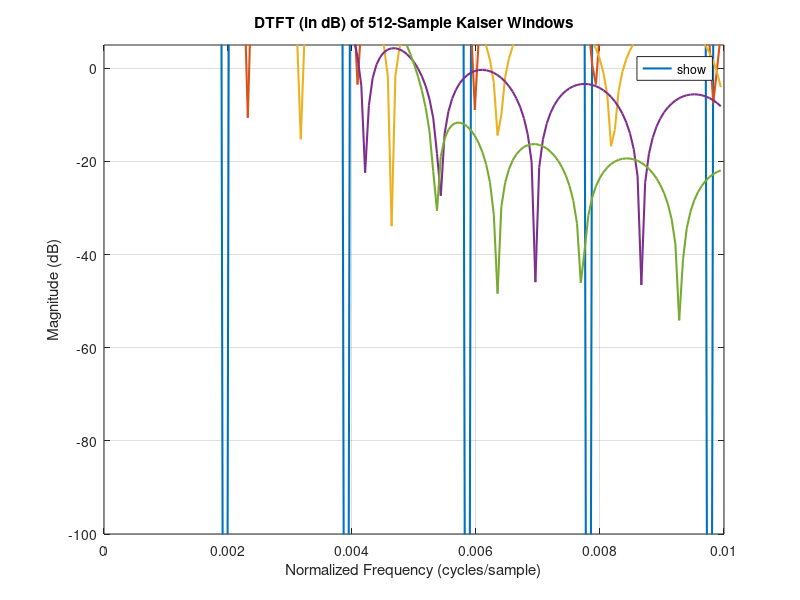
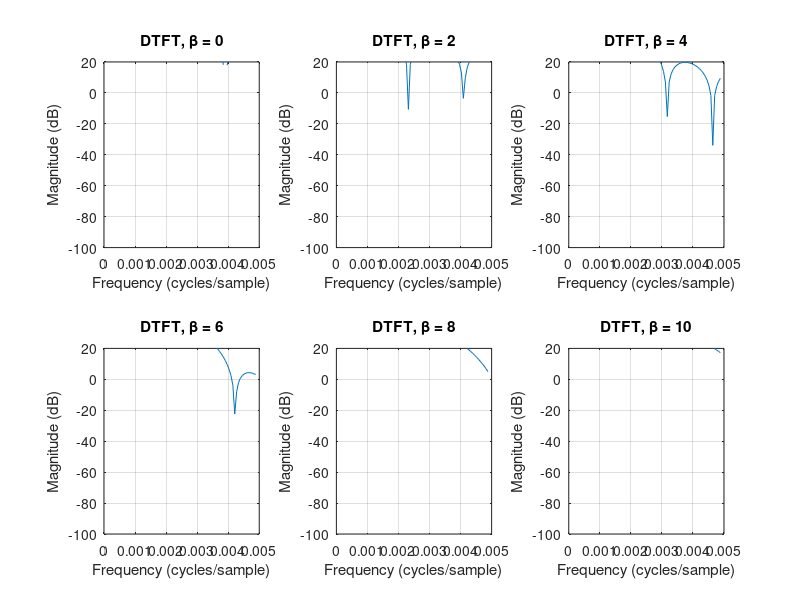
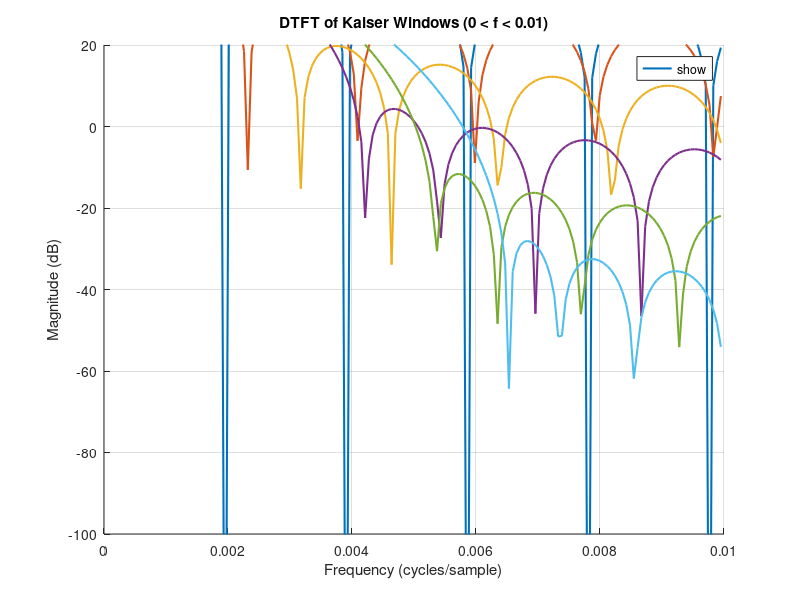
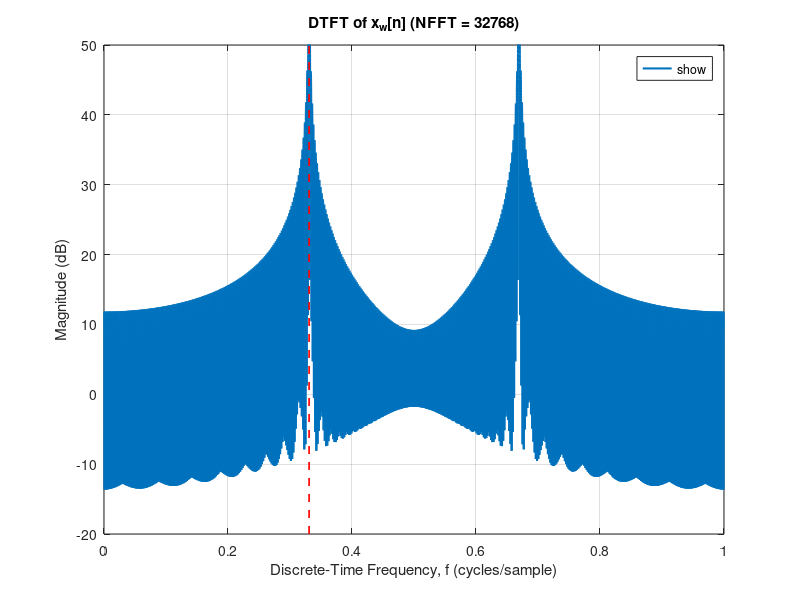

Source code (MATLAB) for these figures, in order: (Note: this script raises an error after producing the figures.)
%% (b) Plot DTFT of 512-sample Kaiser windows
%clear; clc; close all;

N = 512;                      % Window length
beta_values = [0 2 4 6 8];    % Kaiser window shape parameters
NFFT = 16*1024;               % Large FFT size (16k) to approximate DTFT

figure('Name','DTFT of Kaiser Windows','NumberTitle','off');
hold on; grid on; box on;
colors = lines(length(beta_values));  % Distinct plot colors
legend_entries = cell(size(beta_values));

for i = 1:length(beta_values)
    beta = beta_values(i);
    w = kaiser(N, beta);      % 512-sample Kaiser window
    
    % Compute the "DTFT" via an NFFT-point FFT
    Wf = fft(w, NFFT);        
    % Frequency axis in cycles/sample, from 0 to 1
    f = (0:NFFT-1)/NFFT;      
    
    % Convert magnitude to dB, adding a small epsilon to avoid log(0)
    Wf_dB = 20*log10(abs(Wf)+0.00000000000000001);
    
    % Plot only the low-frequency region: 0 <= f < 0.01
    fmax = 0.01; 
    idx = f < fmax;  % indices for frequencies up to 0.01
    plot(f(idx), Wf_dB(idx), 'LineWidth', 1.5, ...
         'Color', colors(i,:), ...
         'DisplayName', sprintf('\\beta = %g', beta));
    
    legend_entries{i} = sprintf('\\beta = %g', beta);
end

xlabel('Normalized Frequency (cycles/sample)');
ylabel('Magnitude (dB)');
title('DTFT (in dB) of 512-Sample Kaiser Windows');
legend('show','Location','Best');
xlim([0 0.01]);    % Zoom in to the specified frequency range
ylim([-100 5]);    % Adjust dB range as desired
hold off;

%% 
% Generate Kaiser windows and compute their DTFTs
betas = [0, 2, 4, 6, 8, 10];
N_FFT = 16384; % 16k FFT
f = (0:N_FFT-1)/N_FFT; % Frequency axis in cycles/sample

figure;
for i = 1:length(betas)
    w = kaiser(512, betas(i)); % Generate Kaiser window
    W = fft(w, N_FFT); % Compute FFT
    W_mag_dB = 20*log10(abs(W)); % Convert to dB
    
    subplot(2, 3, i);
    plot(f(1:N_FFT/200), W_mag_dB(1:N_FFT/200)); % Plot 0 < f < 0.01
    title(['DTFT, \beta = ', num2str(betas(i))]);
    xlabel('Frequency (cycles/sample)');
    ylabel('Magnitude (dB)');
    grid on;
    ylim([-100 20]); % Adjust dB range for clarity
end
%% 2b (All plots on one figure)
samp = 512;
beta = [0, 2, 4, 6, 8, 10];
NFFT = 16*1024; % 16384-point FFT
colors = lines(length(beta)); % Distinct colors for each beta

figure;
hold on;

for i = 1:length(beta)
    % Generate Kaiser window and compute FFT
    w = kaiser(samp, beta(i));
    w_fft = fft(w, NFFT);
    f = linspace(0, 1, NFFT); 
    
    % Convert to dB (avoid log(0))
    w_fft_dB = 20 * log10(abs(w_fft) + 1e-9); 
    
    % Plot for 0 < f < 0.01 cycles/sample
    idx = f <= 0.01; 
    plot(f(idx), w_fft_dB(idx), 'LineWidth', 1.5, ...
        'Color', colors(i,:), 'DisplayName', ['\beta = ', num2str(beta(i))]);
end

hold off;

% Formatting
xlim([0, 0.01]);
ylim([-100, 20]);
xlabel('Frequency (cycles/sample)');
ylabel('Magnitude (dB)');
title('DTFT of Kaiser Windows (0 < f < 0.01)');
legend('show', 'Location', 'best');
grid on;
%% Problem 3(a): DTFT of Windowed Cosine Signal
%clear; clc; close all;

% Parameters
A = 3.7;          % Amplitude (V)
f0 = 0.3308;      % Normalized frequency (cycles/sample)
N = 512;          % Number of samples
NFFT = 32768;     % FFT size for DTFT approximation

% Generate x_w[n] = A*cos(2πf0n) for n = 0,1,...,511
n = 0:N-1;        % Time indices
x_w = A * cos(2*pi*f0*n); % Windowed cosine signal

% Compute DTFT via 32768-point FFT
Xw = fft(x_w, NFFT); 
Xw_mag_dB = 20*log10(abs(Xw) + 1e-9); % Magnitude in dB (avoid log(0))

% Frequency axis (0 to 1 cycles/sample)
f = linspace(0, 1, NFFT);

% Plot
figure;
plot(f, Xw_mag_dB, 'LineWidth', 1.5);
xlabel('Discrete-Time Frequency, f (cycles/sample)');
ylabel('Magnitude (dB)');
title('DTFT of x_w[n] (NFFT = 32768)');
grid on;
xlim([0 1]);      % Full frequency range
ylim([-20 50]);   % Adjusted for visibility

% Highlight leakage around f0
hold on;
plot([f0 f0], ylim, '--r', 'LineWidth', 1.2, 'DisplayName', 'f_0 = 0.3308');
legend('show', 'Location', 'northeast');
hold off;
%%
% Define parameters
A = 3.7;          % Amplitude in volts
f0 = 0.3308;      % Normalized frequency
N = 512;          % Number of samples in x_w[n]
Nfft = 32768;     % FFT size for detailed spectrum

% Generate the signal x_w[n] for n = 0 to 511
n = 0:N-1;
x_w = A * cos(2 * pi * f0 * n);

% Compute the 32768-point FFT of x_w[n]
X_w = fft(x_w, Nfft);

% Compute the magnitude in decibels (dB)
mag_dB = 20 * log10(abs(X_w));

% Generate the frequency axis (normalized frequency)
f = (0:Nfft-1)/Nfft;

% Extract the positive frequency range (0 to 0.5)
f_plot = f(1:Nfft/2 + 1);
mag_dB_plot = mag_dB(1:Nfft/2 + 1);

% Create the plot
figure;
plot(f_plot, mag_dB_plot);
xlabel('Discrete-time frequency f');
ylabel('Magnitude (dB)');
title('Spectrum of x_w[n] using 32768-point FFT');
grid on;
%% 
%% Problem 3(b): DTFT vs. 512-point DFT Comparison
clear; clc; close all;

% Parameters
A = 3.7;          % Amplitude (V)
f0 = 0.3308;      % Normalized frequency (cycles/sample)
N = 512;          % Number of samples
NFFT = 32768;     % FFT size for DTFT approximation

% Generate x_w[n] = A*cos(2πf0n) for n = 0,1,...,511
n = 0:N-1;        
x_w = A * cos(2*pi*f0*n);

% Compute DTFT (32768-point FFT)
Xw_DTFT = fft(x_w, NFFT);
Xw_DTFT_dB = 20*log10(abs(Xw_DTFT) + 1e-9); % Magnitude in dB
f_DTFT = linspace(0, 1, NFFT);              % DTFT frequency axis

% Compute 512-point DFT
Xw_DFT = fft(x_w);                          % 512-point FFT
Xw_DFT_dB = 20*log10(abs(Xw_DFT) + 1e-9);  % Magnitude in dB
f_DFT = (0:N-1)/N;                         % DFT frequency axis

% Plot DTFT and DFT
figure;
plot(f_DTFT, Xw_DTFT_dB, 'LineWidth', 1.5, 'DisplayName', 'DTFT (32768-point FFT)');
hold on;
plot(f_DFT, Xw_DFT_dB, 'ro', 'MarkerSize', 5, 'DisplayName', '512-point DFT');
xlim([0.30 0.35]);                         % Zoom to 0.30 < f < 0.35
ylim([0 60]);                              % Adjusted for amplitude visibility

% Theoretical peak amplitude (A*N/2 in linear scale)
peak_expected_linear = A * N / 2;          % Expected peak magnitude
peak_expected_dB = 20*log10(peak_expected_linear); % ~59.53 dB

% Annotate actual amplitude and frequency
plot([f0 f0], ylim, '--k', 'LineWidth', 1.2, 'DisplayName', 'f_0 = 0.3308');
plot(xlim, [peak_expected_dB peak_expected_dB], '--m', 'LineWidth', 1.2, ...
    'DisplayName', 'Expected Peak (59.53 dB)');

xlabel('Discrete-Time Frequency, f (cycles/sample)');
ylabel('Magnitude (dB)');
title('DTFT vs. 512-point DFT of x_w[n] (0.30 < f < 0.35)');
legend('show', 'Location', 'northeast');
grid on;
hold off;
%%
%% Problem 3(a) and 3(b): DTFT and DFT Comparison
A = 3.7;          % Amplitude (V)
f0 = 0.3308;      % Normalized frequency (cycles/sample)
N = 512;          % Number of samples
NFFT = 32768;     % FFT size for DTFT approximation

% Generate x_w[n] = A*cos(2πf0n) for n = 0,1,...,511
n = linspace(0, N-1, N);
x_w = A * cos(2*pi*f0*n);

% Compute DTFT (32768-point FFT)
fft_x_w = fft(x_w, NFFT);
fft_x_w_dB = 20 * log10(abs(fft_x_w) + 1e-13); % Magnitude in dB (avoid log(0))

% Frequency axis for DTFT
f_DTFT = linspace(0, 1, NFFT);

% Compute 512-point DFT
fft_x_w_DFT = fft(x_w);                      % 512-point FFT
fft_x_w_DFT_dB = 20 * log10(abs(fft_x_w_DFT) + 1e-13); % Magnitude in dB
f_DFT = (0:N-1)/N;                           % DFT frequency axis

% Plot DTFT and DFT
figure;
hold on;

% Plot DTFT
plot(f_DTFT, fft_x_w_dB, 'LineWidth', 1.5, 'DisplayName', 'DTFT (32768-point FFT)');

% Plot DFT points
plot(f_DFT, fft_x_w_DFT_dB, 'ro', 'MarkerSize', 5, 'DisplayName', '512-point DFT');

% Highlight f0
plot([f0 f0], ylim, '--r', 'LineWidth', 1.2, 'DisplayName', 'f_0 = 0.3308');

% Theoretical peak amplitude (A*N/2 in linear scale)
peak_expected_linear = A * N / 2;            % Expected peak magnitude
peak_expected_dB = 20*log10(peak_expected_linear); % ~59.53 dB

% Annotate expected peak amplitude
plot(xlim, [peak_expected_dB peak_expected_dB], '--m', 'LineWidth', 1.2, ...
    'DisplayName', 'Expected Peak (59.53 dB)');

% Formatting
xlim([0.30 0.35]);                           % Zoom to 0.30 < f < 0.35
ylim([0 60]);                                % Adjusted for amplitude visibility
xlabel('Discrete-Time Frequency, f (cycles/sample)');
ylabel('Magnitude (dB)');
title('DTFT vs. 512-point DFT of x_w[n] (0.30 < f < 0.35)');
legend('show', 'Location', 'northeast');
grid on;
hold off;

%% 3b, copied 3a code
fprintf('NEW INSTANCE \n');

A = 3.7;
f0 = 0.3308;
N = 512; 
NFFT = 32768;
n = linspace(0, N-1, N);
x_w = A * cos(2*pi*f0*n);

% Compute DTFT (32768-point FFT)
fft_x_w = fft(x_w, NFFT);
fft_x_w_dB = 20 * log10(abs(fft_x_w) + 1e-13); % Magnitude in dB

% Frequency axis for DTFT
f_DTFT = linspace(0, 1, NFFT);

% Plot DTFT
figure;
hold on;
plot(f_DTFT, fft_x_w_dB, 'LineWidth', 1.5, 'DisplayName', 'DTFT (32768-point FFT)');
ylim([-20 60]);
xlim([0.30 0.35]);
plot([f0 f0], ylim, '--r', 'DisplayName', 'f_0 = 0.3308'); % Highlight f0

% Compute 512-point DFT
fft_x_w_DFT = fft(x_w); % 512-point FFT
fft_x_w_DFT_dB = 20 * log10(abs(fft_x_w_DFT) + 1e-13); % Magnitude in dB

% Frequency axis for DFT (using linspace)
f_DFT = linspace(0, 1, N); % Correct frequency axis for DFT

% Plot DFT points
plot(f_DFT, fft_x_w_DFT_dB, 'ro', 'MarkerSize', 6, 'DisplayName', '512-point DFT');

% Formatting
ylim([-20 60]);
xlim([0.30 0.35]);
xlabel('Discrete-Time Frequency, f (cycles/sample)');
ylabel('Magnitude (dB)');
title('DTFT vs. 512-point DFT of x_w[n] (0.30 < f < 0.35)');
legend('show', 'Location', 'northeast');
grid on;
hold off;

%% Problem 3(c): DTFT and DFT with Kaiser Window (β=8)
%clear; clc; close all;

% Parameters
A = 3.7;          % Amplitude (V)
f0 = 0.3308;      % Normalized frequency (cycles/sample)
N = 512;          % Number of samples
NFFT = 32768;     % FFT size for DTFT approximation
beta = 8;         % Kaiser window parameter

% Generate original signal x[n]
n = 0:N-1;
x = A * cos(2*pi*f0*n);

% Generate Kaiser window and apply it
w = kaiser(N, beta);        % 512-point Kaiser window (β=8)
x_w_windowed = x .* w';     % Windowed signal (element-wise multiplication)

% Compute DTFT (32768-point FFT)
Xw_DTFT = fft(x_w_windowed, NFFT);
Xw_DTFT_dB = 20*log10(abs(Xw_DTFT) + 1e-13); % Magnitude in dB

% Compute 512-point DFT
Xw_DFT = fft(x_w_windowed);                % 512-point FFT
Xw_DFT_dB = 20*log10(abs(Xw_DFT) + 1e-13); % Magnitude in dB

% Frequency axes
f_DTFT = linspace(0, 1, NFFT);            % DTFT frequency axis
f_DFT = (0:N-1)/N;                        % DFT frequency axis

% Calculate expected peak using coherent gain
coherent_gain = sum(w)/N;                 % Coherent gain of the window
peak_expected_linear = A * coherent_gain * N/2; % Expected peak magnitude
peak_expected_dB = 20*log10(peak_expected_linear);

% Plot
figure;
hold on;
plot(f_DTFT, Xw_DTFT_dB, 'LineWidth', 1.5, 'DisplayName', 'DTFT (32768-point FFT)');
plot(f_DFT, Xw_DFT_dB, 'ro', 'MarkerSize', 5, 'DisplayName', '512-point DFT');
plot([f0 f0], ylim, '--r', 'LineWidth', 1.2, 'DisplayName', 'f_0 = 0.3308');
plot(xlim, [peak_expected_dB peak_expected_dB], '--m', 'LineWidth', 1.2, ...
    'DisplayName', ['Expected Peak (', num2str(peak_expected_dB, '%.1f'), ' dB)']);

% Formatting
xlim([0.30 0.35]);
ylim([-100 60]); % Adjusted to show reduced side-lobes
xlabel('Discrete-Time Frequency, f (cycles/sample)');
ylabel('Magnitude (dB)');
title('DTFT vs. 512-point DFT of Windowed x_w[n] (β=8, 0.30 < f < 0.35)');
legend('show', 'Location', 'northeast');
grid on;
hold off;
%% Problem 4: Frequency and Amplitude Analysis
%clear; clc; close all;

% =============================================
% Step 1: Load Data from hw4data.txt
% =============================================
current_folder = 'C:\Users\vifro\OneDrive\Documents\MATLAB'; 
file_name = 'hw4data.txt';
file_path = fullfile(current_folder, file_name);

% Load data
if exist(file_path, 'file') == 2
    x = load(file_path); 
    x = x(:); % Ensure column vector
    fprintf('Data loaded: %d samples\n', length(x));
else
    error('File "%s" not found in folder: %s', file_name, current_folder);
end

% =============================================
% Step 2: Signal Parameters
% =============================================
Fs = 75000;           % Sampling frequency (75 ksps)
N = length(x);        % 512 samples
NFFT = 32768;         % Zero-padded FFT size for high resolution

% =============================================
% Step 3: Apply Window and Compute FFT
% =============================================
win = hann(N);        % Hann window to reduce leakage
x_win = x .* win;     % Windowed signal

% Compute FFT
X_win = fft(x_win, NFFT);
X_win_mag = abs(X_win); 
X_win_dB = 20*log10(X_win_mag + eps); % Avoid log(0)

% Frequency axis (Hz)
f = (0:NFFT-1)*(Fs/NFFT); 

% =============================================
% Step 4: Find Peaks with Interpolation
% =============================================
% --- Larger signal (9-10 kHz) ---
f_range1 = [9000, 10000];
idx1 = find(f >= f_range1(1) & f <= f_range1(2));
[~, max_idx1] = max(X_win_dB(idx1));
% Quadratic interpolation around the peak
if max_idx1 > 1 && max_idx1 < length(idx1)
    y = X_win_dB(idx1(max_idx1-1:max_idx1+1));
    p = polyfit((-1:1)', y, 2);
    delta = -p(2)/(2*p(1));
    f1 = f(idx1(max_idx1)) + delta*(Fs/NFFT);
else
    f1 = f(idx1(max_idx1));
end

% --- Smaller signal (11-12 kHz) ---
f_range2 = [11000, 12000];
idx2 = find(f >= f_range2(1) & f <= f_range2(2));
[~, max_idx2] = max(X_win_dB(idx2));
% Quadratic interpolation around the peak
if max_idx2 > 1 && max_idx2 < length(idx2)
    y = X_win_dB(idx2(max_idx2-1:max_idx2+1));
    p = polyfit((-1:1)', y, 2);
    delta = -p(2)/(2*p(1));
    f2 = f(idx2(max_idx2)) + delta*(Fs/NFFT);
else
    f2 = f(idx2(max_idx2));
end

% =============================================
% Step 5: Calculate Amplitudes (Volts Peak)
% =============================================
coherent_gain = sum(win); % Hann window compensation
A1 = 2 * interp1(f, X_win_mag, f1, 'spline') / coherent_gain; 
A2 = 2 * interp1(f, X_win_mag, f2, 'spline') / coherent_gain;

% =============================================
% Step 6: Plot and Results
% =============================================
figure;
plot(f, X_win_dB, 'LineWidth', 1.5);
xlim([8000 13000]);
xlabel('Frequency (Hz)');
ylabel('Magnitude (dB)');
title('Spectrum of Windowed Signal (Hann Window)');
grid on;
hold on;
plot(f1, interp1(f, X_win_dB, f1, 'spline'), 'ro', 'MarkerSize', 8, 'DisplayName', 'Larger Signal');
plot(f2, interp1(f, X_win_dB, f2, 'spline'), 'go', 'MarkerSize', 8, 'DisplayName', 'Smaller Signal');
legend('show');

% Display results
fprintf('=============================================\n');
fprintf('Larger signal frequency: \t%.1f Hz (Target: 9-10 kHz)\n', f1);
fprintf('Smaller signal frequency: \t%.1f Hz (Target: 11-12 kHz)\n', f2);
fprintf('Larger signal amplitude: \t%.2f V (peak)\n', A1);
fprintf('Smaller signal amplitude: \t%.2f V (peak)\n', A2);
fprintf('=============================================\n');

%%

fprintf('NEW INSTANCE \n');
% =============================================
% Step 1: Load Data from hw4data.txt
% =============================================
current_folder = 'C:\Users\vifro\OneDrive\Documents\MATLAB'; 
file_name = 'hw4data.txt';
file_path = fullfile(current_folder, file_name);

% Load data
if exist(file_path, 'file') == 2
    x = load(file_path); 
    x = x(:); % Ensure column vector
    fprintf('Data loaded: %d samples\n', length(x));
else
    error('File "%s" not found in folder: %s', file_name, current_folder);
end


% =============================================
% Step 2: Signal Parameters
% =============================================

Fs = 75000;           % Sampling frequency (75 ksps)
N = length(x);        % 512 samples
NFFT = 32768;         % Zero-padded FFT size for high resolution

% =============================================
% Step 3: Apply Kaiser Window and Compute FFT
% =============================================
beta = 10;             % Kaiser window parameter (controls sidelobe suppression)
win = kaiser(N, beta); % Generate Kaiser window
x_win = x .* win;     % Windowed signal

% Compute FFT
X_win = fft(x_win, NFFT);
X_win_mag = abs(X_win); 
X_win_dB = 20*log10(X_win_mag + eps); % Avoid log(0)

% Frequency axis (Hz)
f = (0:NFFT-1)*(Fs/NFFT); 

% =============================================
% Step 4: Find Peaks with Interpolation
% =============================================
% --- Larger signal (9-10 kHz) ---
f_range1 = [9000, 10000];
idx1 = find(f >= f_range1(1) & f <= f_range1(2));
[~, max_idx1] = max(X_win_dB(idx1));
f1 = f(idx1(max_idx1)); % Directly use bin frequency

% --- Smaller signal (11-12 kHz) ---
f_range2 = [11000, 12000];
idx2 = find(f >= f_range2(1) & f <= f_range2(2));
[~, max_idx2] = max(X_win_dB(idx2));
f2 = f(idx2(max_idx2)); % Directly use bin frequency

% =============================================
% Step 5: Calculate Amplitudes (No Spline Interpolation)
% =============================================
coherent_gain = sum(win); % Window compensation factor
A1 = 2 * X_win_mag(idx1(max_idx1)) / coherent_gain; % Use peak bin magnitude
A2 = 2 * X_win_mag(idx2(max_idx2)) / coherent_gain;

% =============================================
% Step 6: Plot and Results
% =============================================
figure;
plot(f, X_win_dB, 'LineWidth', 1.5);
xlim([8000 13000]); ylim([-100 60]);
xlabel('Frequency (Hz)'); ylabel('Magnitude (dB)');
title('Spectrum (Kaiser Window, \beta=10)');
grid on; hold on;
plot(f1, X_win_dB(idx1(max_idx1)), 'ro', 'MarkerSize', 8, 'DisplayName', 'Larger Signal');
plot(f2, X_win_dB(idx2(max_idx2)), 'go', 'MarkerSize', 8, 'DisplayName', 'Smaller Signal');
legend('show', 'Location', 'northeast');

% Display results
fprintf('=============================================\n');
fprintf('Larger signal frequency: \t%.1f Hz (Accuracy: ±%.1f Hz)\n', f1, Fs/NFFT);
fprintf('Smaller signal frequency: \t%.1f Hz (Accuracy: ±%.1f Hz)\n', f2, Fs/NFFT);
fprintf('Larger signal amplitude: \t%.2f V (peak)\n', A1);
fprintf('Smaller signal amplitude: \t%.2f V (peak)\n', A2);
fprintf('=============================================\n');
%% Problem 4: Frequency and Amplitude Analysis with Multiple Kaiser Windows
clear; clc; close all;

% =============================================
% Step 1: Load Data from hw4data.txt
% =============================================
current_folder = 'C:\Users\vifro\OneDrive\Documents\MATLAB'; 
file_name = 'hw4data.txt';
file_path = fullfile(current_folder, file_name);

% Load data
if exist(file_path, 'file') == 2
    x = load(file_path); 
    x = x(:); % Ensure column vector
    fprintf('Data loaded: %d samples\n', length(x));
else
    error('File "%s" not found in folder: %s', file_name, current_folder);
end

% =============================================
% Step 2: Signal Parameters
% =============================================
Fs = 75000;           % Sampling frequency (75 ksps)
N = length(x);        % 512 samples
NFFT = 32768;         % Zero-padded FFT size for high resolution

% Frequency axis (Hz)
f = (0:NFFT-1)*(Fs/NFFT); 

% =============================================
% Step 3: Apply Kaiser Windows and Compute FFTs
% =============================================
betas = [0, 2, 4, 6, 8, 10]; % Kaiser window parameters
colors = lines(length(betas)); % Distinct colors for each beta

figure;
hold on;

for i = 1:length(betas)
    beta = betas(i);
    win = kaiser(N, beta); % Generate Kaiser window
    x_win = x .* win;     % Windowed signal

    % Compute FFT
    X_win = fft(x_win, NFFT);
    X_win_dB = 20*log10(abs(X_win) + eps); % Avoid log(0)

    % Plot spectrum
    plot(f, X_win_dB, 'LineWidth', 1.5, 'DisplayName', ['\beta = ', num2str(beta)]);
end

% =============================================
% Step 4: Format Plot
% =============================================
xlim([8000 13000]);
ylim([-100 60]); % Adjusted for visibility
xlabel('Frequency (Hz)');
ylabel('Magnitude (dB)');
title('Spectrum of Windowed Signal (Kaiser Window, Multiple \beta)');
grid on;
legend('show', 'Location', 'northeast');
hold off;

%% Problem 4: Frequency and Amplitude Analysis with Averaging
clear; clc; close all;

% =============================================
% Step 1: Load Data from hw4data.txt
% =============================================
current_folder = 'C:\Users\vifro\OneDrive\Documents\MATLAB'; 
file_name = 'hw4data.txt';
file_path = fullfile(current_folder, file_name);

% Load data
if exist(file_path, 'file') == 2
    x = load(file_path); 
    x = x(:); % Ensure column vector
    fprintf('Data loaded: %d samples\n', length(x));
else
    error('File "%s" not found in folder: %s', file_name, current_folder);
end

% =============================================
% Step 2: Signal Parameters
% =============================================
Fs = 75000;           % Sampling frequency (75 ksps)
N = length(x);        % 512 samples
NFFT = 32768;         % Zero-padded FFT size for high resolution

% Frequency axis (Hz) using linspace
f = linspace(0, Fs, NFFT); 

% =============================================
% Step 3: Apply Kaiser Windows and Compute FFTs
% =============================================
betas = [2, 4, 6, 8, 10]; % Kaiser window parameters
colors = lines(length(betas)); % Distinct colors for each beta

% Arrays to store results
f1_results = zeros(1, length(betas)); % Larger signal frequencies
f2_results = zeros(1, length(betas)); % Smaller signal frequencies
A1_results = zeros(1, length(betas)); % Larger signal amplitudes
A2_results = zeros(1, length(betas)); % Smaller signal amplitudes

figure;
hold on;

for i = 1:length(betas)
    beta = betas(i);
    win = kaiser(N, beta); % Generate Kaiser window
    x_win = x .* win;     % Windowed signal

    % Compute FFT
    X_win = fft(x_win, NFFT);
    X_win_mag = abs(X_win); 
    X_win_dB = 20*log10(X_win_mag + eps); % Avoid log(0)

    % Plot spectrum
    plot(f, X_win_dB, 'LineWidth', 1.5, 'DisplayName', ['\beta = ', num2str(beta)]);

    % =============================================
    % Step 4: Find Peaks and Calculate Amplitudes
    % =============================================
    % --- Larger signal (9-10 kHz) ---
    f_range1 = [9000, 10000];
    idx1 = find(f >= f_range1(1) & f <= f_range1(2));
    [~, max_idx1] = max(X_win_dB(idx1));
    f1 = f(idx1(max_idx1));

    % --- Smaller signal (11-12 kHz) ---
    f_range2 = [11000, 12000];
    idx2 = find(f >= f_range2(1) & f <= f_range2(2));
    [~, max_idx2] = max(X_win_dB(idx2));
    f2 = f(idx2(max_idx2));

    % Calculate amplitudes (corrected for window gain)
    coherent_gain = sum(win); % Kaiser window compensation
    A1 = 2 * X_win_mag(idx1(max_idx1)) / coherent_gain; 
    A2 = 2 * X_win_mag(idx2(max_idx2)) / coherent_gain;

    % Store results
    f1_results(i) = f1;
    f2_results(i) = f2;
    A1_results(i) = A1;
    A2_results(i) = A2;

    % Display results for this beta
    fprintf('=============================================\n');
    fprintf('Kaiser Window (β = %d)\n', beta);
    fprintf('Larger signal frequency: \t%.1f Hz (Target: 9-10 kHz)\n', f1);
    fprintf('Smaller signal frequency: \t%.1f Hz (Target: 11-12 kHz)\n', f2);
    fprintf('Larger signal amplitude: \t%.2f V (peak)\n', A1);
    fprintf('Smaller signal amplitude: \t%.2f V (peak)\n', A2);
    fprintf('=============================================\n');
end

% =============================================
% Step 5: Calculate Averages
% =============================================
f1_avg = mean(f1_results); % Average larger signal frequency
f2_avg = mean(f2_results); % Average smaller signal frequency
A1_avg = mean(A1_results); % Average larger signal amplitude
A2_avg = mean(A2_results); % Average smaller signal amplitude

% Display averaged results
fprintf('=============================================\n');
fprintf('Averaged Results Across All β Values:\n');
fprintf('Larger signal frequency: \t%.1f Hz (Target: 9-10 kHz)\n', f1_avg);
fprintf('Smaller signal frequency: \t%.1f Hz (Target: 11-12 kHz)\n', f2_avg);
fprintf('Larger signal amplitude: \t%.2f V (peak)\n', A1_avg);
fprintf('Smaller signal amplitude: \t%.2f V (peak)\n', A2_avg);
fprintf('=============================================\n');

% =============================================
% Step 6: Format Plot
% =============================================
xlim([8000 13000]);
ylim([-100 60]); % Adjusted for visibility
xlabel('Frequency (Hz)');
ylabel('Magnitude (dB)');
title('Spectrum of Windowed Signal (Kaiser Window, Multiple \beta)');
grid on;
legend('show', 'Location', 'northeast');
hold off;